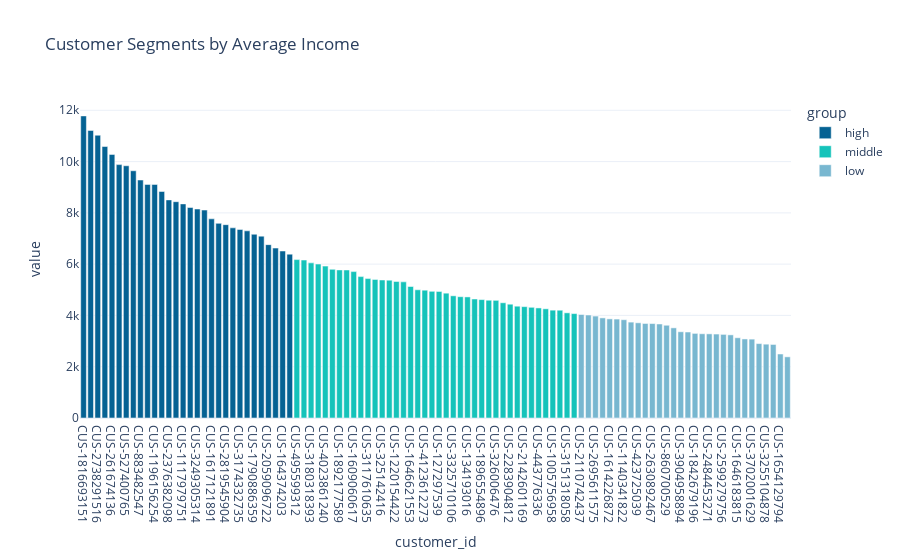

Notebook cell for this chart:
### Code cell
fig = px.bar(income_group, 
             color = 'group', color_discrete_sequence = ['#056293', '#15C3BA', '#78B7D0'], 
             template = 'plotly_white', height = 400, 
             title = "Customer Segments by Average Income") 

fig.show()

### Figure 1 — Plotly figure (JSON) as saved in the notebook; plotly's stock layout.template omitted (floating-point values rounded to 4 significant figures)
{"data": [{"alignmentgroup": "True", "hovertemplate": "group=high<br>customer_id=%{x}<br>value=%{y}<extra></extra>", "legendgroup": "high", "marker": {"color": "#056293", "pattern": {"shape": ""}}, "name": "high", "offsetgroup": "high", "orientation": "v", "showlegend": true, "textposition": "auto", "type": "bar", "x": ["CUS-1816693151", "CUS-3142625864", "CUS-2738291516", "CUS-2155701614", "CUS-261674136", "CUS-2031327464", "CUS-527400765", "CUS-3336454548", "CUS-883482547", "CUS-1462656821", "CUS-1196156254", "CUS-134833760", "CUS-2376382098", "CUS-2505971401", "CUS-1117979751", "CUS-4142663097", "CUS-3249305314", "CUS-2663907001", "CUS-1617121891", "CUS-2500783281", "CUS-2819545904", "CUS-1147642491", "CUS-3174332735", "CUS-1478398256", "CUS-1790886359", "CUS-55310383", "CUS-2059096722", "CUS-3026014945", "CUS-164374203", "CUS-3462882033"], "xaxis": "x", "y": [11780.0, 11210.0, 11030.0, 10590.0, 10280.0, 9882.0, 9837.0, 9642.0, 9281.0, 9109.0, 9109.0, 8833.0, 8506.0, 8435.0, 8350.0, 8208.0, 8151.0, 8110.0, 7767.0, 7590.0, 7540.0, 7416.0, 7354.0, 7299.0, 7166.0, 7092.0, 6761.0, 6627.0, 6512.0, 6390.0], "yaxis": "y"}, {"alignmentgroup": "True", "hovertemplate": "group=middle<br>customer_id=%{x}<br>value=%{y}<extra></extra>", "legendgroup": "middle", "marker": {"color": "#15C3BA", "pattern": {"shape": ""}}, "name": "middle", "offsetgroup": "middle", "orientation": "v", "showlegend": true, "textposition": "auto", "type": "bar", "x": ["CUS-495599312", "CUS-2317998716", "CUS-3180318393", "CUS-537508723", "CUS-4023861240", "CUS-1928710999", "CUS-1892177589", "CUS-2083971310", "CUS-1609060617", "CUS-3716701010", "CUS-3117610635", "CUS-1271030853", "CUS-325142416", "CUS-3989008654", "CUS-1220154422", "CUS-1669695324", "CUS-1646621553", "CUS-1604596597", "CUS-4123612273", "CUS-1499065773", "CUS-127297539", "CUS-1388323263", "CUS-3325710106", "CUS-2487424745", "CUS-134193016", "CUS-2688605418", "CUS-1896554896", "CUS-3378712515", "CUS-326006476", "CUS-809013380", "CUS-2283904812", "CUS-2370108457", "CUS-2142601169", "CUS-3129499595", "CUS-443776336", "CUS-511326734", "CUS-1005756958", "CUS-2348881191", "CUS-3151318058", "CUS-2178051368"], "xaxis": "x", "y": [6177.0, 6159.0, 6050.0, 6003.0, 5924.0, 5799.0, 5775.0, 5773.0, 5709.0, 5514.0, 5437.0, 5405.0, 5382.0, 5376.0, 5326.0, 5310.0, 5128.0, 5000, 4984.0, 4941.0, 4935.0, 4868.0, 4765.0, 4730.0, 4722.0, 4641.0, 4617.0, 4593.0, 4589.0, 4494.0, 4437.0, 4360.0, 4343.0, 4317.0, 4292.0, 4258.0, 4205.0, 4203.0, 4102.0, 4071.0], "yaxis": "y"}, {"alignmentgroup": "True", "hovertemplate": "group=low<br>customer_id=%{x}<br>value=%{y}<extra></extra>", "legendgroup": "low", "marker": {"color": "#78B7D0", "pattern": {"shape": ""}}, "name": "low", "offsetgroup": "low", "orientation": "v", "showlegend": true, "textposition": "auto", "type": "bar", "x": ["CUS-2110742437", "CUS-51506836", "CUS-2695611575", "CUS-586638664", "CUS-1614226872", "CUS-3431016847", "CUS-1140341822", "CUS-2650223890", "CUS-423725039", "CUS-331942311", "CUS-2630892467", "CUS-3201519139", "CUS-860700529", "CUS-3395687666", "CUS-3904958894", "CUS-2977593493", "CUS-1842679196", "CUS-1433879684", "CUS-2484453271", "CUS-497688347", "CUS-2599279756", "CUS-1739931018", "CUS-1646183815", "CUS-2206365095", "CUS-3702001629", "CUS-72755508", "CUS-3255104878", "CUS-880898248", "CUS-1654129794", "CUS-1233833708"], "xaxis": "x", "y": [4036.0, 4016.0, 3976.0, 3905.0, 3866.0, 3858.0, 3833.0, 3739.0, 3713.0, 3686.0, 3683.0, 3667, 3617.0, 3516.0, 3363.0, 3353.0, 3299.0, 3286.0, 3282.0, 3274.0, 3261.0, 3242.0, 3130.0, 3082.0, 3075.0, 2901.0, 2879.0, 2868.0, 2496, 2385.0], "yaxis": "y"}], "layout": {"autosize": true, "barmode": "relative", "legend": {"title": {"text": "group"}, "tracegroupgap": 0}, "title": {"text": "Customer Segments by Average Income"}, "xaxis": {"anchor": "y", "autorange": true, "domain": [0, 1], "range": [-0.5, 99.5], "title": {"text": "customer_id"}, "type": "category"}, "yaxis": {"anchor": "x", "autorange": true, "domain": [0, 1], "range": [0, 12400.0], "title": {"text": "value"}, "type": "linear"}}}
